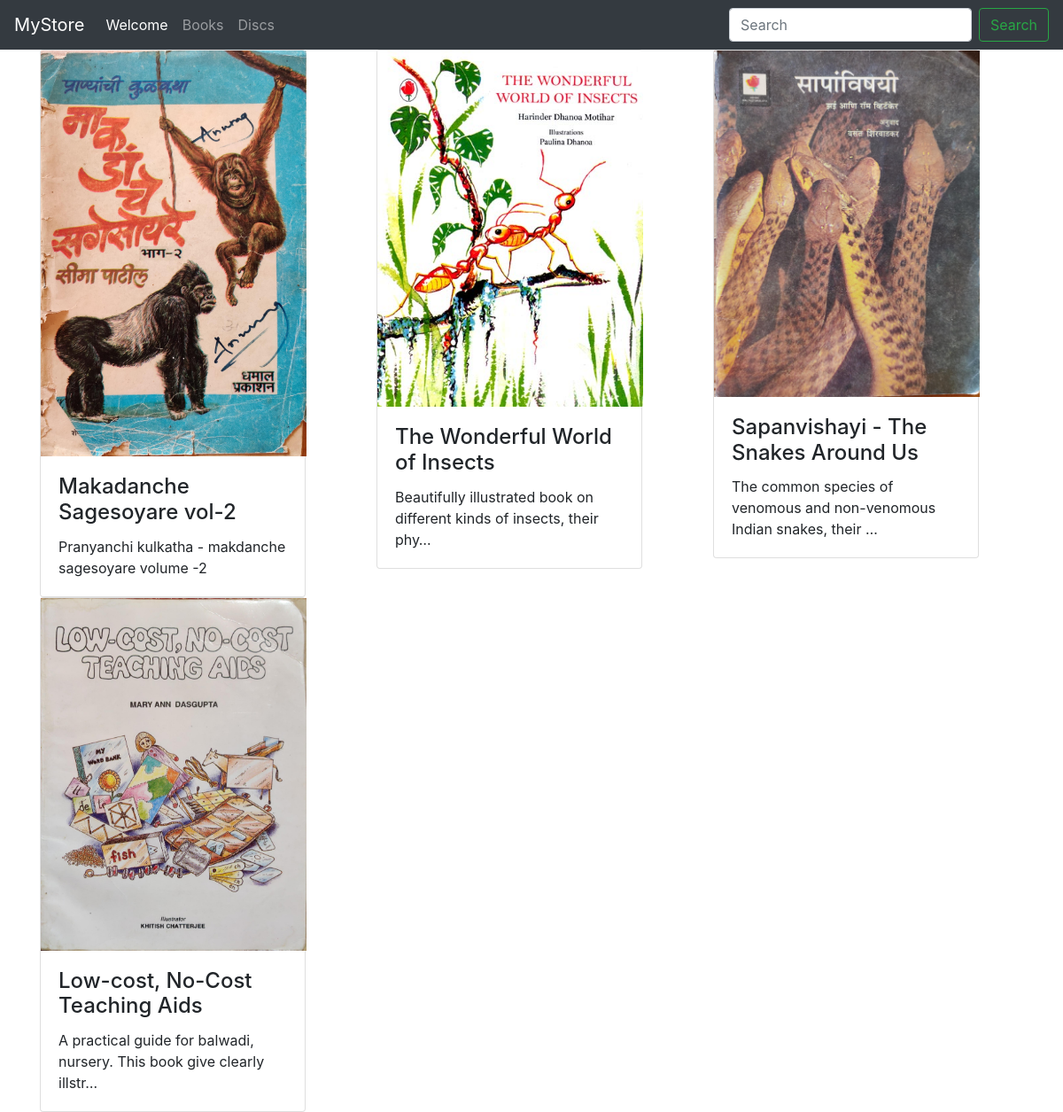
/book/list/, run on the app's committed database.
### book/models.py (models this page shows, shortened)
class Book(models.Model):
    title = models.CharField(max_length=256)
    slug = models.SlugField(blank=True)
    authors = models.ManyToManyField(Author, related_name='books')
    edition = models.SmallIntegerField(default=1)
    pages = models.IntegerField(blank=True)
    year = models.IntegerField(blank=True)
    language = models.ForeignKey(Language, on_delete=models.DO_NOTHING, related_name='books')
    genre = models.ForeignKey(Genre, on_delete=models.DO_NOTHING, related_name='books')
    publisher = models.ForeignKey(Publisher, on_delete=models.DO_NOTHING, related_name='books')
    description = models.TextField(max_length=1000)
    isbn = models.CharField(verbose_name='ISBN', max_length=13, blank=True)
    isbn_13 = models.CharField(verbose_name='ISBN-13',  max_length=17, blank=True)
    store_link = models.URLField(blank=True)
    wikipedia = models.URLField(blank=True)
    front_cover = models.ImageField(upload_to='book/covers/front/', blank=True)
    back_cover = models.ImageField(upload_to='book/covers/back/', blank=True)
    is_active = models.BooleanField(default=True)
    created_on = models.DateTimeField(auto_now_add=True)
    updated_on = models.DateTimeField(auto_now=True)
    class Meta:
        get_latest_by = 'created_on'
    def get_absolute_url(self):
        return reverse('book:book_detail', args=[self.slug])

### book/views.py (the view)
# urls.py: path('list/', views.BookListView.as_view(), name='book_list'),
class BookListView(ListView):
    model = Book
    context_object_name = 'books'

### book/templates/book/book_list.html (shortened to what this page needs)
{% extends 'base.html' %}
{% block content %}
<div class="row">
    {% for book in books %}
    <div class="col-4">
        <div class="card" style="width:300px">
            <a href="{{ book.get_absolute_url }}">
                <img class="" src="{{ book.front_cover.url }}" alt="Card image" height="auto" width="300">
            </a>
            <div class="card-body">
                <h4 class="card-title">{{ book.title }}</h4>
                <p class="card-text">{{ book.description|truncatechars:70 }}</p>
            </div>
        </div>
    </div>
    {% endfor %}
</div>
{% endblock %}

### data on the page
Book: front_cover (picture), title "Makadanche Sagesoyare vol-2", description "Pranyanchi kulkatha - makdanche sagesoyare volume -2"
Book: front_cover (picture), title "The Wonderful World of Insects", description "Beautifully illustrated book on different kinds of insects, their phy…"
Book: front_cover (picture), title "Sapanvishayi - The Snakes Around Us", description "The common species of venomous and non-venomous Indian snakes, their …"
Book: front_cover (picture), title "Low-cost, No-Cost Teaching Aids", description "A practical guide for balwadi, nursery. This book give clearly illstr…"
